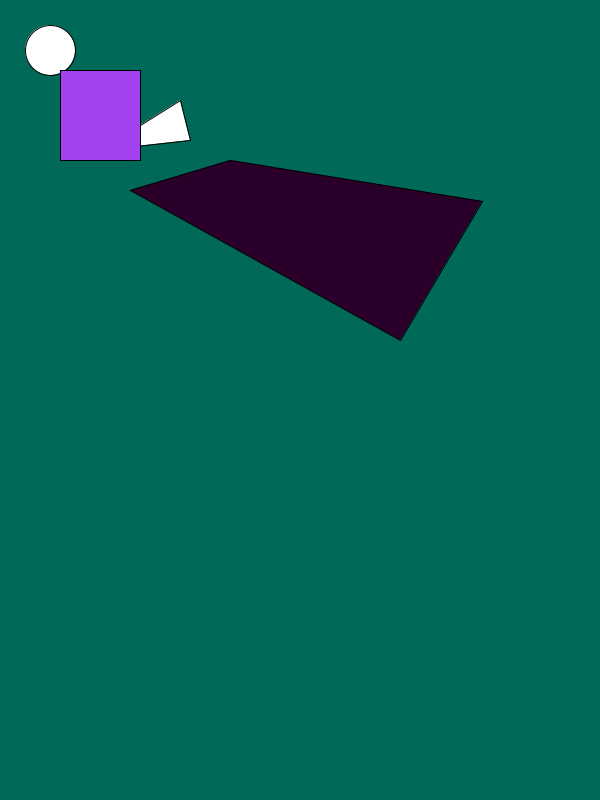
Frame 1 (no input)
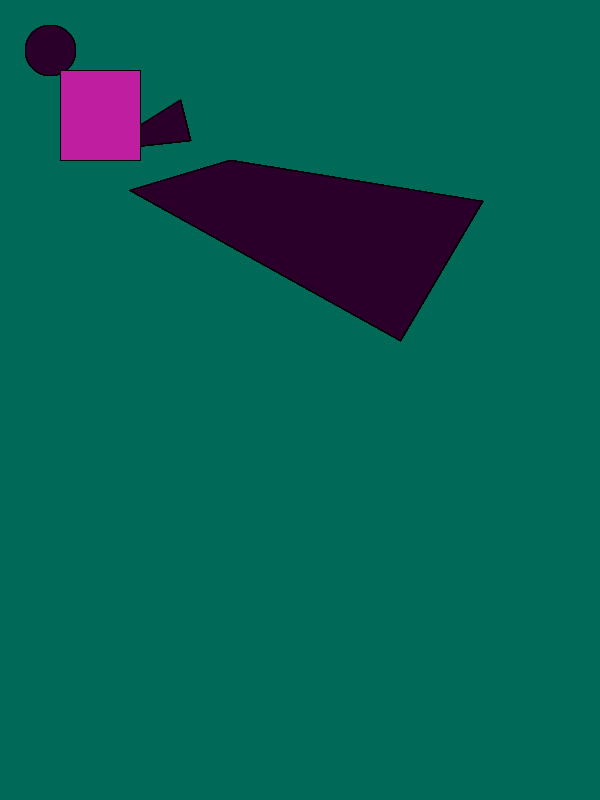
Frame 60 (the mouse pressed at the canvas centre just before this capture)
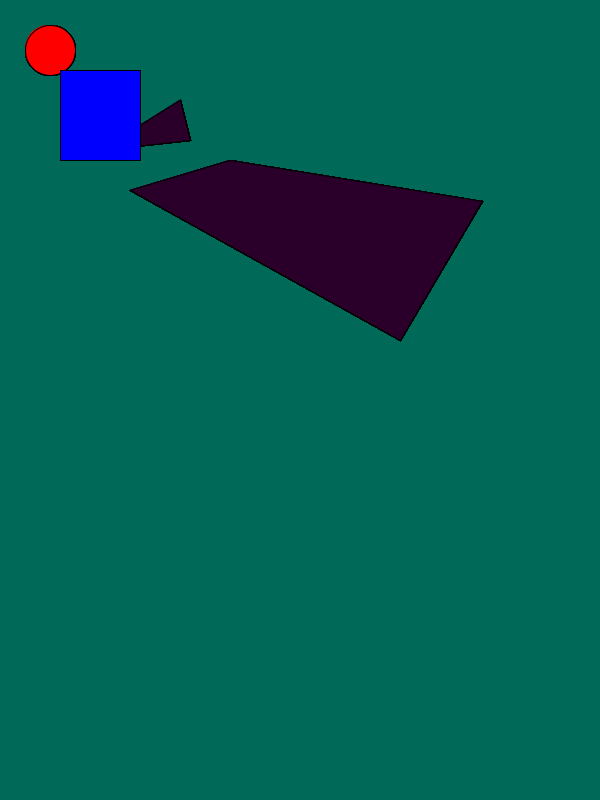
Frame 120 (the mouse held since frame 60 and released just before this capture)

The Processing sketch that drew these frames (run headless with seeded random() and noise(); from frame 60 on, the mouse is pressed at the canvas centre):

// Processing sketch: sketch_190603a
// ── sketch_190603a.pde
void setup(){
size(600,800);
background(0,105,87);
}
void draw(){
  if(mousePressed){
  fill(255,0,0);
  }
  ellipse(50,50,50,50);
 if(mousePressed){
  fill(0,0,255);
 }
 else{
   delay(100);
  triangle(100,150,190,140,180,100);
  fill(random(255),random(255),random(255));
 }
  rect(60,70,80,90);
  fill(42,0,42);
  quad(400,340,130,190,230,160,482,201);
  
}
